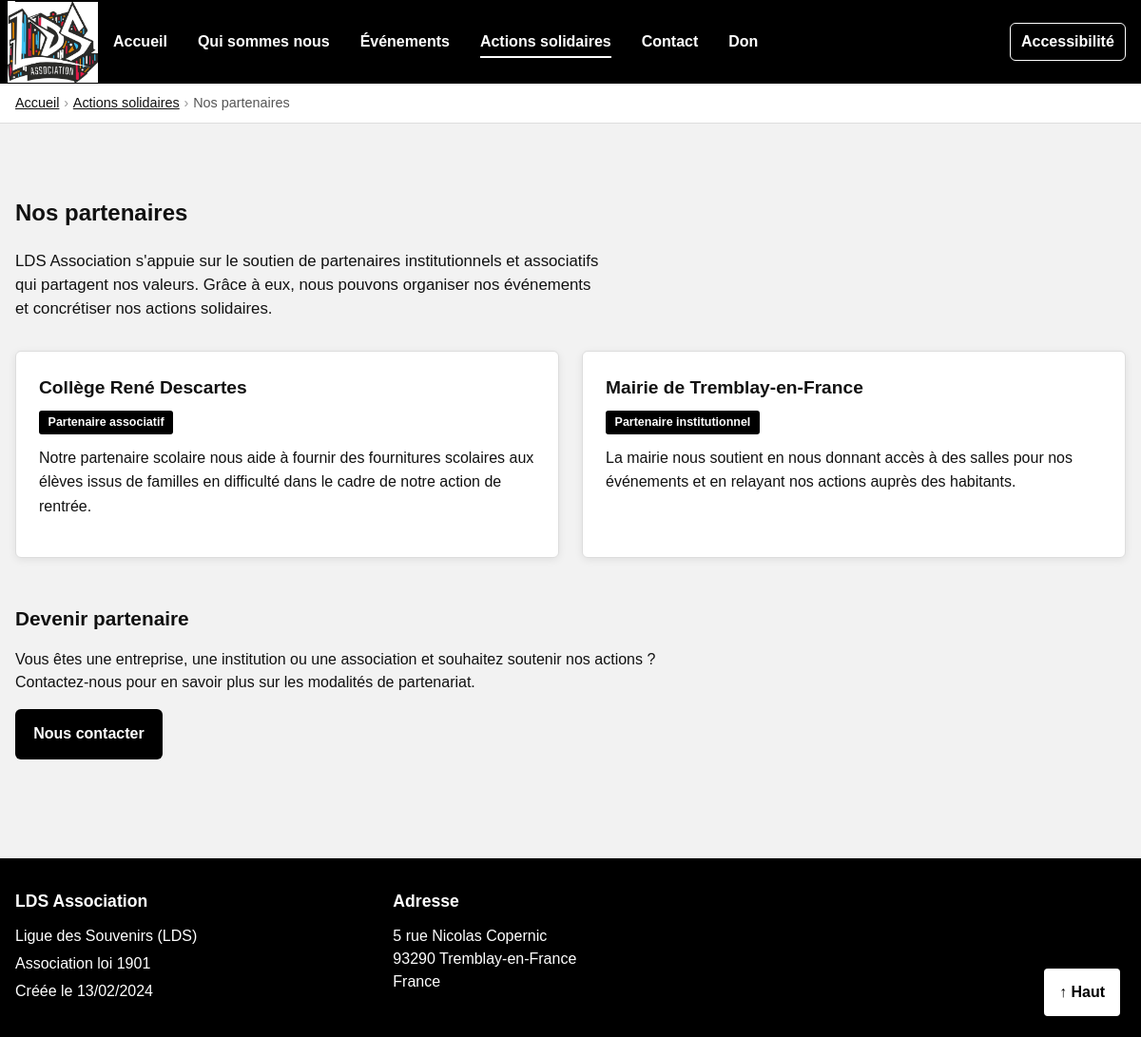
/partenaires.php, run on the app's committed database.
### tables this page shows
CREATE TABLE partenaires (
  id               INT          PRIMARY KEY AUTO_INCREMENT,
  nom              VARCHAR(255) NOT NULL,
  description      TEXT         NOT NULL,
  type_partenariat VARCHAR(100) NOT NULL,
  logo_src         VARCHAR(255) DEFAULT NULL,
  logo_alt         VARCHAR(255) DEFAULT NULL,
  lien_site        VARCHAR(255) DEFAULT NULL,
  ordre            TINYINT UNSIGNED DEFAULT 0
);

### includes/helpers.php (called while the page is built, shortened)
<?php
function h(string $texte): string
{
    return htmlspecialchars($texte, ENT_QUOTES | ENT_HTML5, 'UTF-8');
}

### partenaires.php (the view, shortened to what this page needs)
<?php
require_once 'includes/helpers.php';
try {
    $bdd        = connecterBDD();
    $partenaires = $bdd->query('SELECT * FROM partenaires ORDER BY ordre ASC, id ASC')->fetchAll();
    $erreur     = false;
} catch (PDOException $e) {
    $erreur = true;
}
require_once 'includes/header.php';
?>
<nav class="breadcrumb" aria-label="Fil d'Ariane">
  <ol>
    <li><a href="index.php">Accueil</a></li>
    <li><a href="actions_solidaires.html">Actions solidaires</a></li>
    <li aria-current="page">Nos partenaires</li>
  </ol>
</nav>
<main id="contenu-principal">
  <section class="section">
    <div class="container">
      <h1>Nos partenaires</h1>
      <p class="texte-intro">
        LDS Association s'appuie sur le soutien de partenaires institutionnels et associatifs
        qui partagent nos valeurs. Grâce à eux, nous pouvons organiser nos événements et
        concrétiser nos actions solidaires.
      </p>
      <?php if ($erreur): ?>
      <div role="alert" class="alerte alerte-erreur">
        Le contenu n'a pas pu être chargé. Veuillez réessayer.
      </div>
      <?php elseif (empty($partenaires)): ?>
      <p class="partenaires-vide">
        Aucun partenaire n'est enregistré pour le moment. Revenez bientôt !
      </p>
      <?php else: ?>
      <div class="partenaires-liste">
        <?php foreach ($partenaires as $p): ?>
        <article class="partenaire-card" aria-labelledby="partenaire-<?= (int)$p['id'] ?>">
          <h2 id="partenaire-<?= (int)$p['id'] ?>"><?= h($p['nom']) ?></h2>
          <span class="partenaire-badge"><?= h($p['type_partenariat']) ?></span>
          <p><?= h($p['description']) ?></p>
        </article>
        <?php endforeach; ?>
      </div>
      <?php endif; ?>
      <section class="section-secondaire" aria-labelledby="titre-devenir">
        <h2 id="titre-devenir">Devenir partenaire</h2>
        <p>
          Vous êtes une entreprise, une institution ou une association et souhaitez soutenir
          nos actions ? Contactez-nous pour en savoir plus sur les modalités de partenariat.
        </p>
        <a href="contact.php" class="btn-primary">Nous contacter</a>
      </section>
    </div>
  </section>
</main>
<?php require_once 'includes/footer.php'; ?>

### style.css (style rules this page uses)
:root { --base-font-size: 16px; --letter-spacing: 0em; --color-bg: #f2f2f2; --color-text: #111111; --color-black: #000000; --color-white: #ffffff; --color-accent: #ffffff; --color-focus: #ffbf47; --max-width: 1200px; --radius: 6px; --shadow: 0 2px 8px rgba(0, 0, 0, 0.08); }
html { font-size: var(--base-font-size); scroll-behavior: smooth; }
*, *::before, *::after { box-sizing: border-box; }
body { margin: 0; font-family: Arial, Helvetica, sans-serif; line-height: 1.5; background-color: var(--color-bg); color: var(--color-text); letter-spacing: var(--letter-spacing); }
a { color: inherit; text-decoration: none; }
.container { width: min(100% - 2rem, var(--max-width)); margin-inline: auto; }
.section { padding: 3.5rem 0; }
.btn-primary { display: inline-block; background-color: var(--color-black); color: var(--color-white); padding: 0.9rem 1.2rem; font-weight: 700; border-radius: var(--radius); text-decoration: none; }
h2 { text-align: center; margin-top: 0; margin-bottom: 2rem; font-size: clamp(1.5rem, 1.5vw + 1rem, 2.1rem); }
.texte-intro { max-width: 620px; margin-bottom: 2rem; font-size: 1.05rem; }
.section-secondaire { margin-top: 3rem; max-width: 680px; }
.section-secondaire h2 { text-align: left; font-size: 1.3rem; margin-bottom: 0.6rem; }
.breadcrumb { background-color: var(--color-white); border-bottom: 1px solid #ddd; padding: 0.6rem 0; }
.breadcrumb ol { list-style: none; display: flex; flex-wrap: wrap; gap: 0.3rem; margin: 0; padding: 0; width: min(100% - 2rem, var(--max-width)); margin-inline: auto; }
.breadcrumb li { display: flex; align-items: center; font-size: 0.9rem; color: #555; }
.breadcrumb li + li::before { content: "›"; margin-right: 0.3rem; color: #999; }
.breadcrumb a { color: #111; text-decoration: underline; }
.partenaires-liste { display: grid; grid-template-columns: repeat(auto-fit, minmax(280px, 1fr)); gap: 1.5rem; margin-top: 2rem; }
.partenaire-card { background-color: var(--color-white); border: 1px solid #ddd; border-radius: var(--radius); padding: 1.5rem; box-shadow: var(--shadow); }
.partenaire-card h2 { text-align: left; font-size: 1.2rem; margin-bottom: 0.5rem; }
.partenaire-badge { display: inline-block; background-color: var(--color-black); color: var(--color-white); font-size: 0.78rem; font-weight: 700; padding: 0.2rem 0.6rem; border-radius: 3px; margin-bottom: 0.75rem; }
.partenaire-card p { margin: 0 0 1rem; line-height: 1.6; }

### data on the page
partenaires: nom "Collège René Descartes", type_partenariat "Partenaire associatif", description "Notre partenaire scolaire nous aide à fournir des fournitures scolaires aux élèves issus de familles en difficulté dans le cadre de notre action de rentrée."
partenaires: nom "Mairie de Tremblay-en-France", type_partenariat "Partenaire institutionnel", description "La mairie nous soutient en nous donnant accès à des salles pour nos événements et en relayant nos actions auprès des habitants."
